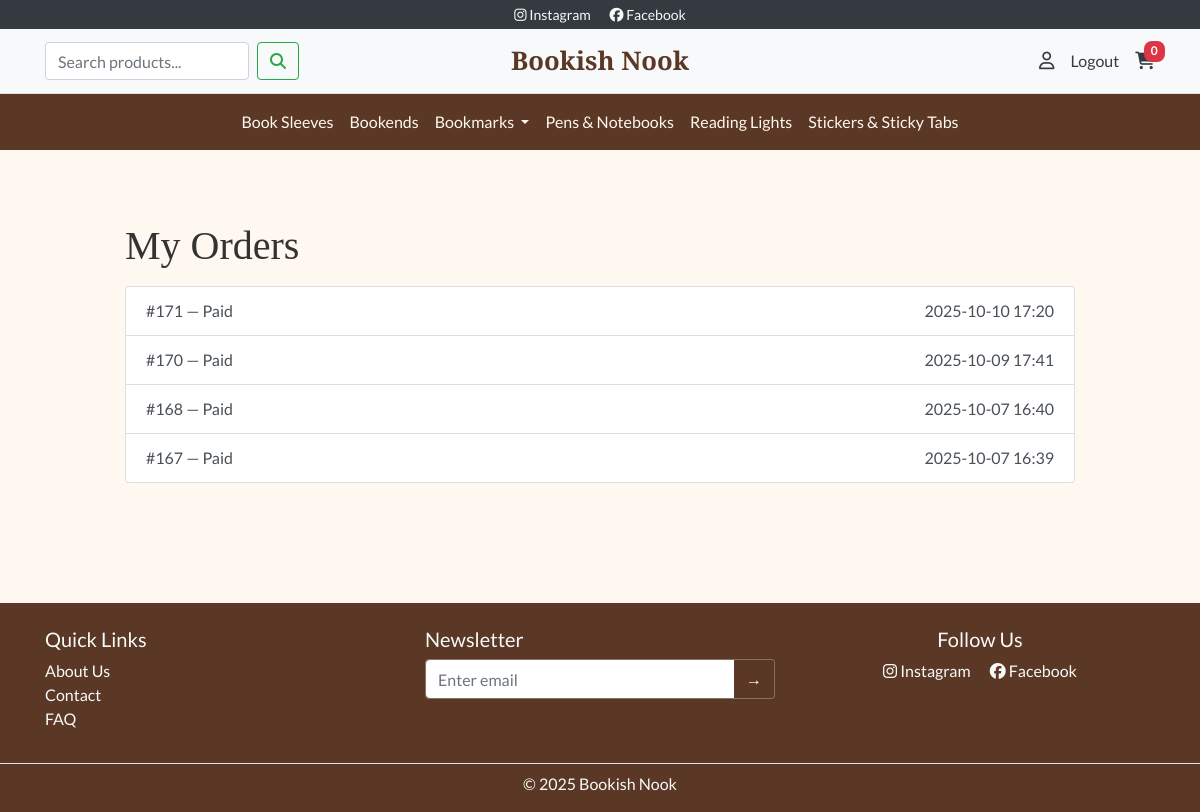
Page /profile/orders/ (signed in) on the earlier database version.
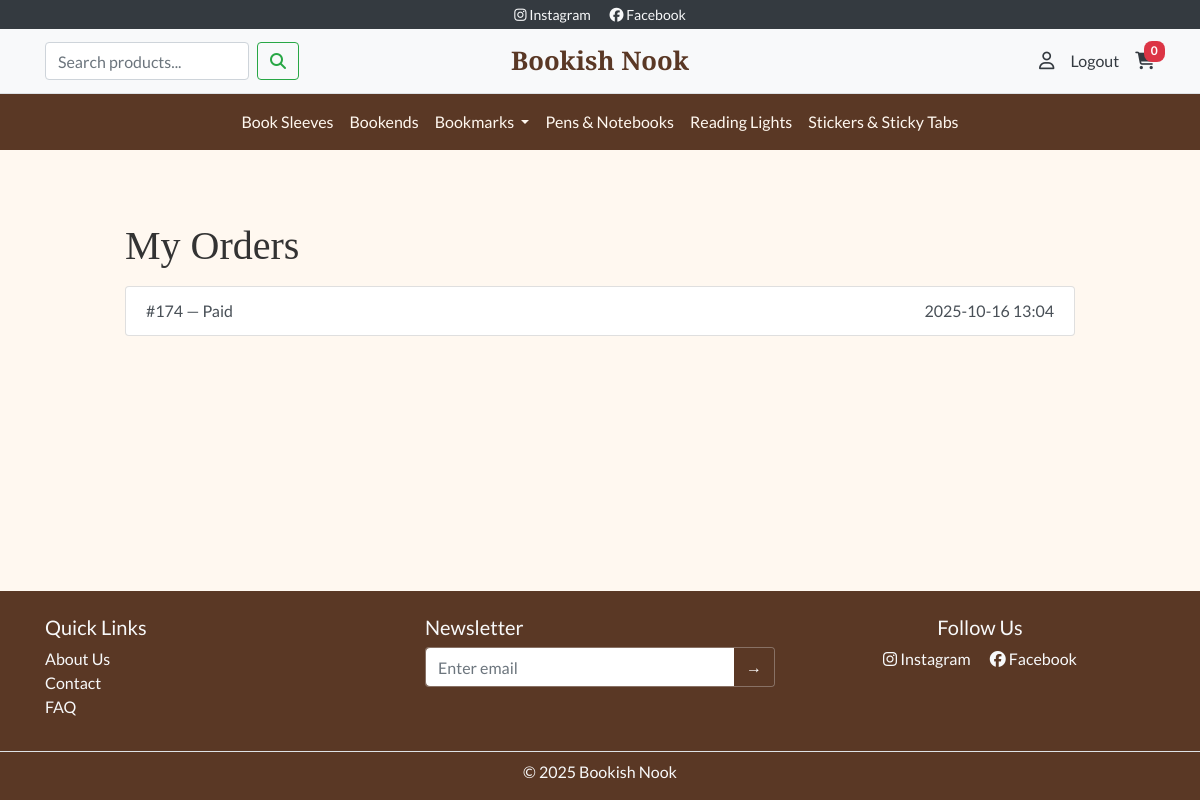
Same page on the later database version.
### products/models.py (models this page shows, shortened)
class Category(models.Model):
    name = models.CharField(max_length=100)
    slug = models.SlugField(max_length=110, unique=False)
    parent = models.ForeignKey(
        "self", null=True, blank=True,
        related_name="children", on_delete=models.CASCADE
    )
    is_active = models.BooleanField(default=True)
    is_featured = models.BooleanField(default=False, help_text="Show on homepage")
    featured_order = models.PositiveIntegerField(default=0, help_text="Order on homepage (low first)")
    description = models.TextField(blank=True)
    image = models.ImageField(upload_to="category_images/", blank=True, null=True)
    class Meta:
        unique_together = ("parent", "slug")  # the same slug can exist under different parents
        ordering = ["parent__id", "name"]
    @property
    def slug_path(self):
        parts, c = [], self
        while c:
            parts.append(c.slug)
            c = c.parent
        return "/".join(reversed(parts))
    def get_absolute_url(self):
        return f"/products/category/{self.slug_path}/"

### orders/models.py (models this page shows, shortened)
class Order(models.Model):
    STATUS_CHOICES = [
        ("pending", "Pending"),
        ("paid", "Paid"),
        ("cancelled", "Cancelled"),
    ]
    created = models.DateTimeField(auto_now_add=True)
    updated = models.DateTimeField(auto_now=True)
    total = models.DecimalField(max_digits=10, decimal_places=2, default=0)
    shipping = models.DecimalField(max_digits=10, decimal_places=2, default=0)
    tax_amount = models.DecimalField(max_digits=10, decimal_places=2, default=0)
    grand_total = models.DecimalField(max_digits=10, decimal_places=2, default=0)
    status = models.CharField(max_length=20, choices=STATUS_CHOICES, default="pending")
    stripe_session_id = models.CharField(max_length=255, blank=True, null=True)
    confirmation_sent_at = models.DateTimeField(blank=True, null=True)
    full_name = models.CharField(max_length=200, blank=True, null=True)
    email = models.EmailField(blank=True, null=True)
    phone = models.CharField(max_length=50, blank=True, null=True)
    address_line1 = models.CharField(max_length=200, blank=True, null=True)
    address_line2 = models.CharField(max_length=200, blank=True, null=True)
    postal_code = models.CharField(max_length=20, blank=True, null=True)
    city = models.CharField(max_length=100, blank=True, null=True)
    country = models.CharField(max_length=2, blank=True, null=True)
    billing_name = models.CharField(max_length=200, blank=True, null=True)
    billing_line1 = models.CharField(max_length=200, blank=True, null=True)
    billing_line2 = models.CharField(max_length=200, blank=True, null=True)
    billing_postal = models.CharField(max_length=20, blank=True, null=True)
    billing_city = models.CharField(max_length=100, blank=True, null=True)
    billing_country = models.CharField(max_length=2, blank=True, null=True)

### profiles/views.py (the view)
# urls.py: path("orders/", views.orders_list, name="orders_list"),
@login_required
def orders(request):
    qs = Order.objects.filter(email=request.user.email).order_by("-created")
    return render(request, "profiles/orders.html", {"orders": qs})

### bookshop/context_processors.py (called while the page is built)
def cart_count(request):
    cart = request.session.get("cart", {})
    return {"cart_count": sum(cart.values())}

def nav_categories(request):
    roots = Category.objects.filter(parent__isnull=True, is_active=True).order_by("name")
    bookmarks = Category.objects.filter(slug="bookmarks", parent__isnull=True).first()
    return {
        "root_categories": roots,      # alla rotkategorier
        "bookmarks_cat": bookmarks,    # Bookmarks-objektet (rot)
    }
    return {"root_categories": roots}

### profiles/templates/profiles/orders.html
{% extends "base.html" %}
{% block content %}
<div class="container my-5" style="max-width:980px;">
  <h1 class="bn-section-title mb-3">My Orders</h1>
  <div class="list-group">
    {% for o in orders %}
      <a class="list-group-item list-group-item-action" href="{% url 'profiles:order_detail' o.id %}">
        <div class="d-flex justify-content-between">
          <div>#{{ o.id }} — {{ o.status|capfirst }}</div>
          <div>{{ o.created|date:"Y-m-d H:i" }}</div>
        </div>
      </a>
    {% empty %}
      <div class="text-muted">No orders yet.</div>
    {% endfor %}
  </div>
</div>
{% endblock %}

### templates/includes/header.html (shortened to what this page needs)
<div class="bg-dark text-light text-center py-1 small">
  <a href="https://www.instagram.com/" class="text-light mx-2" target="_blank" rel="noopener" aria-label="Link to Instagram (opens in new tab)">
    <i class="fab fa-instagram"></i> Instagram
  </a>
  <a href="https://www.facebook.com/" class="text-light mx-2" target="_blank" rel="noopener" aria-label="Link to Facebook (opens in new tab)">
    <i class="fab fa-facebook"></i> Facebook
  </a>
</div>
<nav class="navbar navbar-light bg-light border-bottom py-2">
  <div class="container navbar-grid">
    <div class="d-flex align-items-center">
      <form action="{% url 'products:list' %}" method="get" class="form-inline d-none d-lg-flex">
        <input class="form-control mr-2"
          type="search"
          name="q"
          placeholder="Search products..."
          aria-label="Search"
          value="{{ request.GET.q|default:'' }}">
        <button class="btn btn-outline-success" type="submit">
          <i class="fas fa-search"></i>
        </button>
      </form>
    </div>
    <a class="navbar-brand bn-title text-center mx-0" href="/">Bookish Nook</a>
    <div class="d-flex align-items-center justify-content-end">
      {% if request.user.is_authenticated %}
        <a href="{% url 'profiles:dashboard' %}" class="text-dark mr-3 d-none d-lg-inline" title="My Account">
          <i class="far fa-user"></i>
        </a>
        <a href="{% url 'account_logout' %}" class="text-dark mr-3 d-none d-lg-inline">Logout</a>
      {% endif %}
      <a href="{% url 'cart:view' %}" class="text-dark position-relative" title="Cart">
        <i class="fas fa-shopping-cart"></i>
        <span class="badge badge-pill badge-danger position-absolute" style="top:-8px; right:-10px;">
          {{ cart_count|default:0 }}
        </span>
      </a>
    </div>
  </div>
</nav>
<nav class="navbar navbar-expand-lg navbar-dark bn-brown">
  <div class="collapse navbar-collapse justify-content-center" id="mainNav">
  <ul class="navbar-nav bn-navbar">
  {% for root in root_categories %}
    {% if bookmarks_cat and root.id == bookmarks_cat.id %}
      <li class="nav-item dropdown">
        <a class="nav-link dropdown-toggle"
           href="{{ bookmarks_cat.get_absolute_url }}"
           id="navBookmarks"
           data-toggle="dropdown" aria-haspopup="true" aria-expanded="false">
          {{ bookmarks_cat.name }}
        </a>
      </li>
    {% else %}
      <li class="nav-item">
        <a class="nav-link" href="{{ root.get_absolute_url }}">{{ root.name }}</a>
      </li>
    {% endif %}
  {% endfor %}
  </ul>
  </div>
</nav>

Differences in the rows shown:
removed Order: id "171", status "Paid", created "2025-10-10 17:20"
removed Order: id "170", status "Paid", created "2025-10-09 17:41"
removed Order: id "168", status "Paid", created "2025-10-07 16:40"
removed Order: id "167", status "Paid", created "2025-10-07 16:39"
added Order: id "174", status "Paid", created "2025-10-16 13:04"
